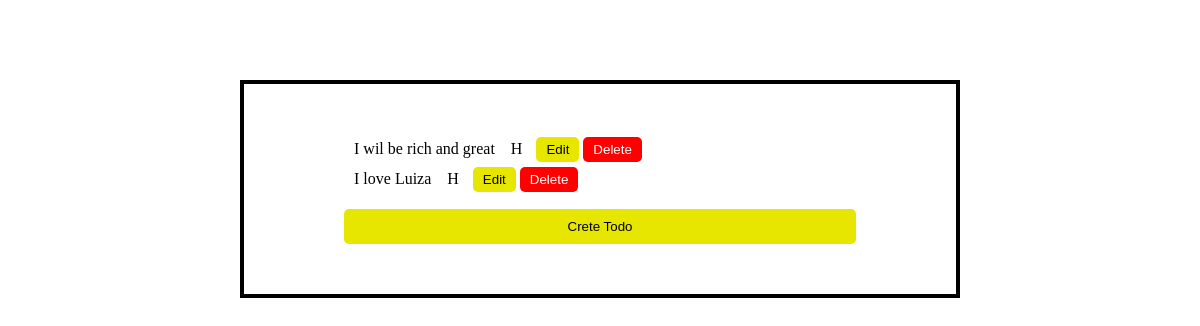
The page /todo/ on the database as committed earlier.
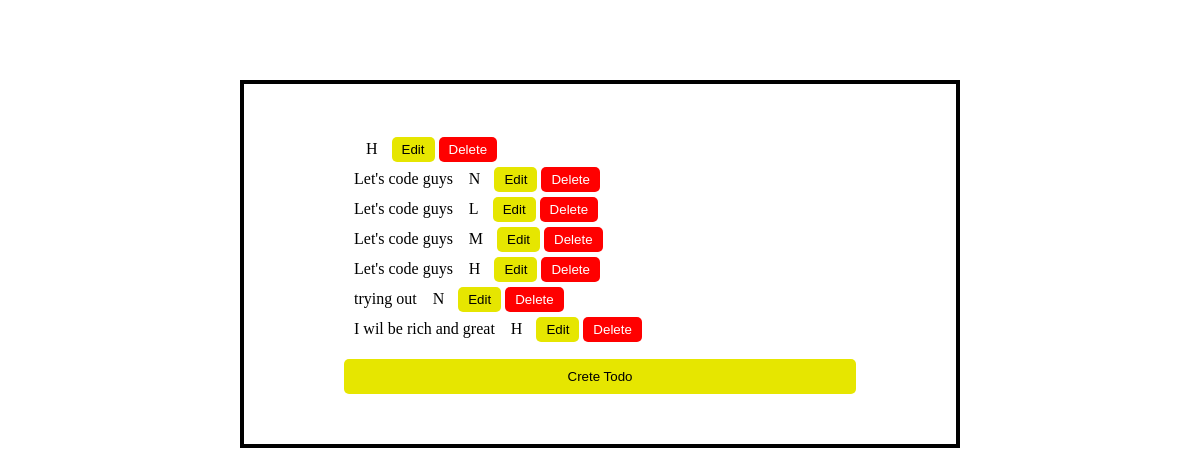
The same page on the database as committed later.
### todo/models.py (models this page shows, shortened)
class Todo(models.Model):
    priority_levels = {
            ("L", "LOW"),
            ("M", "MEDIUM"),
            ("H", "HIGH"),
            ("N", "NONE")
    }
    description = models.CharField(max_length=180)
    priority = models.CharField(max_length=1, choices=priority_levels, default="N")
    pub_date = models.DateTimeField("date published")

### todo/views.py (the view)
# urls.py: path("", views.index, name ="index"),
def index(request):
    latest_todo_list = Todo.objects.filter(pub_date__lte=timezone.now()).order_by("-pub_date")
    context = {
            "latest_todo_list": latest_todo_list
    }
    return render(request, "todo/index.html", context)

### todo/templates/todo/index.html
{% load static %}
<head>
    <link rel="stylesheet" type="text/css" href="{% static '/todo/style.css' %}">
</head>
<div class="todo__main">
{% if latest_todo_list %}
    <ul style="list-style: none;">
    {% for todo in latest_todo_list %}
    <li>
        <a href="{% url 'detail' todo.id %}" class="todo description {{todo.priority}}">{{todo.description}} &nbsp;&nbsp;&nbsp;{{todo.priority}}</a>
        <button class="edit" onclick="window.location.href='/todo/edit/{{todo.id}}/'">Edit</button>
        <button class="delete" onclick="window.location.href='/todo/remove/{{todo.id}}/'">Delete</button>
    </li>
    {% endfor %}
    </ul>
{% else %}
    <p>No Todos available</p>
{% endif %}
<button class="create" onclick="window.location.href='/todo/create/'">Crete Todo</button>
</div>

### todo/static/todo/style.css (style rules this page uses)
* { margin:0; padding:0; border:0; }
li { line-height: 30px; }
li a { color: black; text-decoration:none; padding: 10px; cursor: pointer; }
button { cursor: pointer; border-radius: 5px; padding: 5px 10px; }
.edit { background-color: #E6E600; color: black; }
.delete { background-color:red; color:white; }
.create { margin-top: 15px; padding: 10px 20px; color:black; background-color: #E6E600; }
.todo__main { display: flex; flex-direction: column; align-items: left; margin: 10vh 20vw; justify-content: flex-start; border: 4px solid #000000; padding: 50px 100px; }

Rows that differ between the two databases and show on the page:
removed Todo: description "I love Luiza", priority "H"
added Todo: priority "H"
added Todo: description "Let's code guys", priority "N"
added Todo: description "Let's code guys", priority "L"
added Todo: description "Let's code guys", priority "M"
added Todo: description "Let's code guys", priority "H"
added Todo: description "trying out", priority "N"
